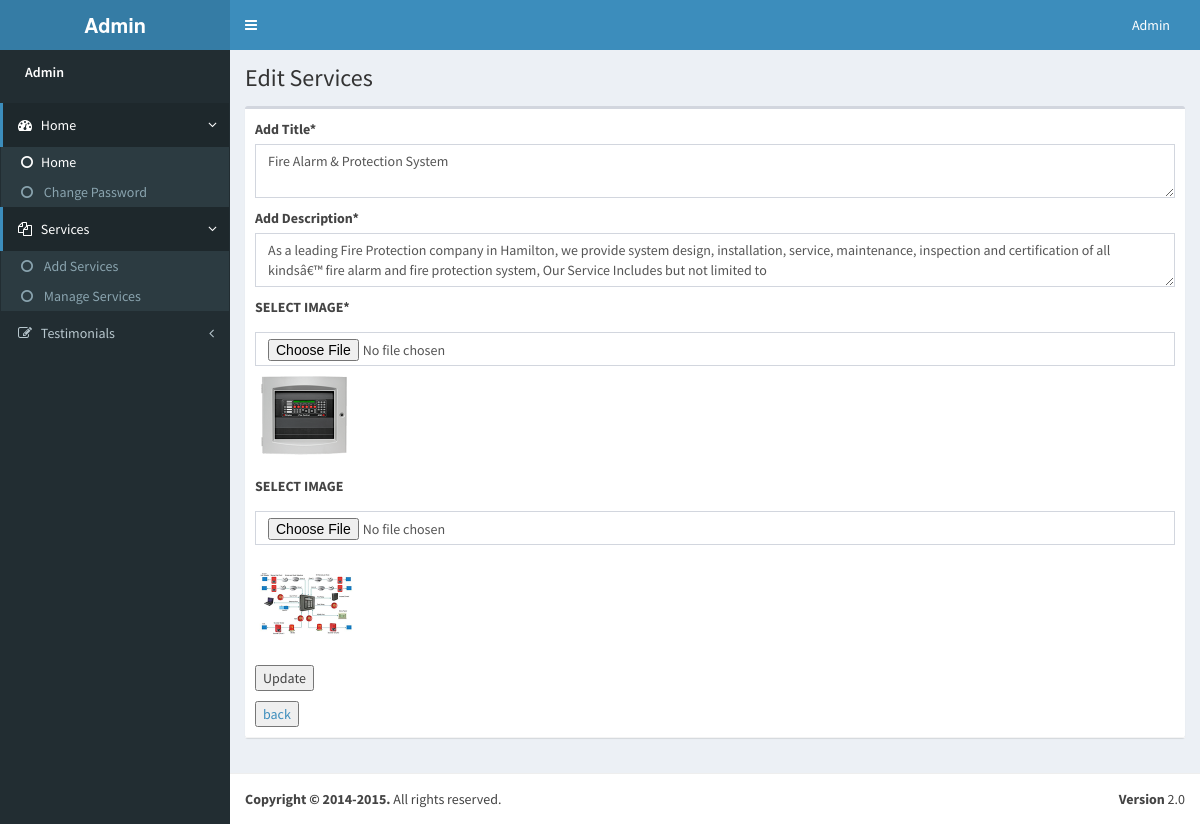
/tas_backend/edit_services.php?id=1 (signed in), run on the app's committed database.
### tables this page shows
CREATE TABLE IF NOT EXISTS `services` (
  `services_id` int(11) NOT NULL AUTO_INCREMENT,
  `title` varchar(200) NOT NULL,
  `description` text NOT NULL,
  `image1` blob NOT NULL,
  `image2` blob,
  PRIMARY KEY (`services_id`)
);

### tas_backend/edit_services.php (the view, shortened to what this page needs)
<?php
require_once('db.php');
?>
<!DOCTYPE html>
<html>
<head>
   <?php require_once('header.php');?>
  </head>
  <body class="skin-blue fixed">
    <div class="wrapper">
       <?php require_once('menu.php');?>
      <div class="content-wrapper">
        <section class="content-header">
          <h1>
            Edit Services
          </h1>
          <ol class="breadcrumb">
          </ol>
        </section>
        <section class="content">
          <div class="box">
            <div class="box-header with-border">
              <form name="add_form" id="add_form" method="post" action="" enctype="multipart/form-data" >
                 <?php
   $id=$_GET['id'];
   $data="SELECT * FROM `services` where `services_id`='$id'";
   $query=mysqli_query($con,$data);
foreach($query as $row)
	{
		?>
         <p><label>Add Title*</label>
         <textarea name="title" id="title" class="form-control required"><?php echo $row['title'];?></textarea></p>
             <p><label>Add Description*</label>
          <textarea name="descript" id="descript" class="form-control required"><?php echo $row['description'];?></textarea></p>
             <p> <label>SELECT IMAGE*</label></p>
 				 <input type="file" name="photo" id="file" class="form-control required"/>
                 <p><img src="<?php echo $row['image1'];?>"  height="100" width="100"/></p>
                   <p><label>SELECT IMAGE</label></p>
                 <p> <input type="file" name="photo2" id="file" class="form-control"/></p>
                  <p> <img src="<?php echo $row['image2'];?>"  height="100" width="100"/></p>
              <p>  <input type="submit" name="submit" value="Update"/>
                  </p>
                  <?php
	}
	?>
                </form>
         <a href="View_services.php">   <button name="" type="">back</button></a>
              </div>
            </div>
          </div>
      </div>
      <footer class="main-footer">
        <div class="pull-right hidden-xs">
          <b>Version</b> 2.0
        </div>
        <strong>Copyright &copy; 2014-2015.</strong> All rights reserved.
      </footer>
</body>
</html>

### data on the page
services: title "Fire Alarm & Protection System", descript "As a leading Fire Protection company in Hamilton, we provide system design, installation, service, maintenance, inspection and certification of all kindsâ€™ fire alarm and fire protection system, Our Service Includes but not limited to", image1 (picture), image2 (picture)
